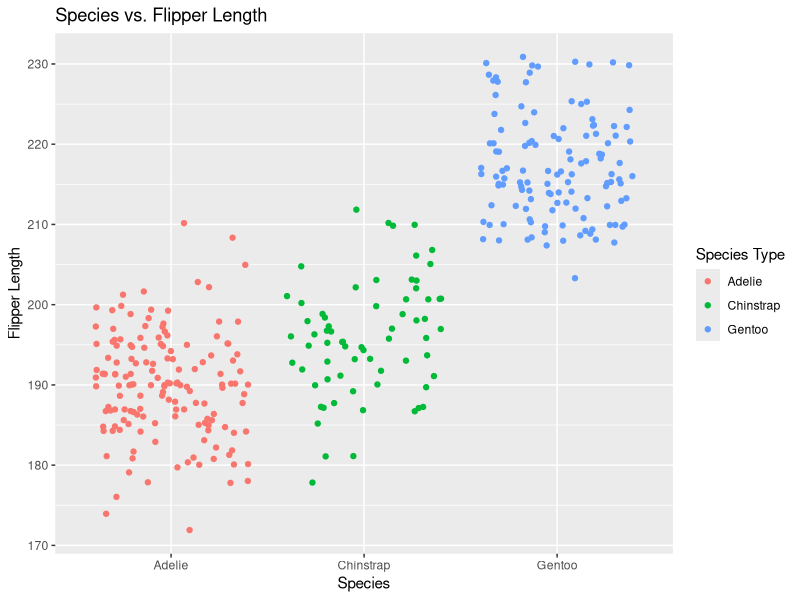

This figure's R source:
## ---- chunk 1
knitr::opts_chunk$set(echo = TRUE)
library(tidyverse)
library(palmerpenguins)
## ---- chunk 2
f_x <- expression(x ^ 2)

my_derivative <- deriv(f_x,"x")

x <- 3

eval(my_derivative)
## ---- chunk 3
p_a <- expression(2*((3 * a + 2) ^2) -5)

my_deriv2 <- deriv(p_a, "a")

a <- 1.2

eval(my_deriv2)

## ---- chunk 4
g_a <- expression((-4*t)/(t ^2 + 1)^3)

my_deriv3 <- deriv(g_a, "t")

t <- 0

eval(my_deriv3)
## ---- chunk 5
ggplot(data = penguins, aes(x = species, y = flipper_length_mm)) +
  geom_jitter(aes(color = species)) +
  labs(x = "Species", 
       y = "Flipper Length") +
  ggtitle("Species vs. Flipper Length") + guides(color = guide_legend(title = "Species Type"))
